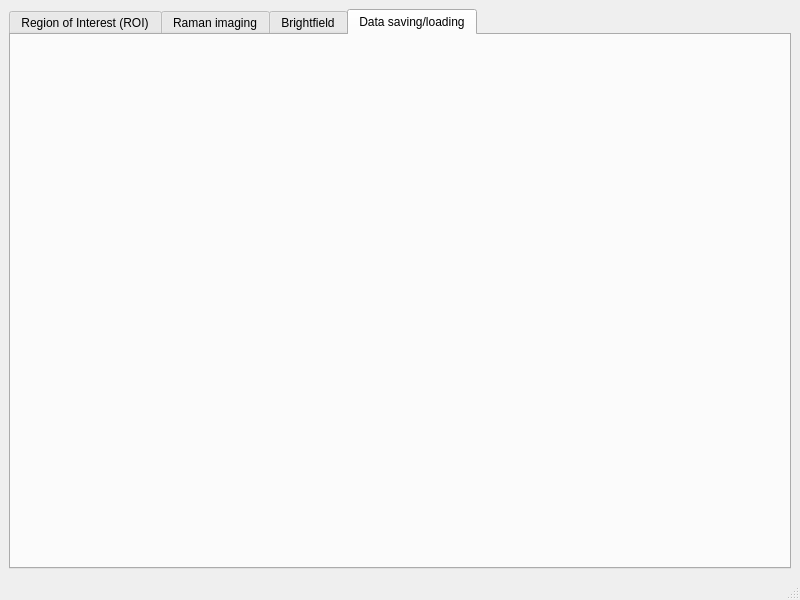
<?xml version="1.0" encoding="UTF-8"?>
<ui version="4.0">
 <class>main_controller</class>
 <widget class="QMainWindow" name="main_controller">
  <property name="geometry">
   <rect>
    <x>0</x>
    <y>0</y>
    <width>800</width>
    <height>600</height>
   </rect>
  </property>
  <property name="windowTitle">
   <string>MainWindow</string>
  </property>
  <widget class="QWidget" name="centralwidget">
   <layout class="QVBoxLayout" name="verticalLayout_2">
    <item>
     <layout class="QHBoxLayout" name="main_layout">
      <item>
       <layout class="QVBoxLayout" name="verticalLayout_3">
        <item>
         <layout class="QVBoxLayout" name="lytCalHub"/>
        </item>
        <item>
         <layout class="QVBoxLayout" name="lytMotionVideo"/>
        </item>
       </layout>
      </item>
      <item>
       <layout class="QVBoxLayout" name="lytRaman"/>
      </item>
      <item>
       <layout class="QVBoxLayout" name="verticalLayout">
        <item>
         <widget class="QTabWidget" name="tabWidget">
          <property name="currentIndex">
           <number>3</number>
          </property>
          <widget class="QWidget" name="tab">
           <attribute name="title">
            <string>Region of Interest (ROI)</string>
           </attribute>
           <layout class="QVBoxLayout" name="verticalLayout_8">
            <item>
             <layout class="QVBoxLayout" name="lytCoorGen"/>
            </item>
           </layout>
          </widget>
          <widget class="QWidget" name="tab_3">
           <attribute name="title">
            <string>Raman imaging</string>
           </attribute>
           <layout class="QVBoxLayout" name="verticalLayout_9">
            <item>
             <layout class="QVBoxLayout" name="lytRamanMapping"/>
            </item>
           </layout>
          </widget>
          <widget class="QWidget" name="tab_4">
           <attribute name="title">
            <string>Brightfield</string>
           </attribute>
           <layout class="QVBoxLayout" name="verticalLayout_10">
            <item>
             <layout class="QVBoxLayout" name="lytBrightfield"/>
            </item>
           </layout>
          </widget>
          <widget class="QWidget" name="tab_2">
           <attribute name="title">
            <string>Data saving/loading</string>
           </attribute>
           <layout class="QVBoxLayout" name="verticalLayout_11">
            <item>
             <layout class="QVBoxLayout" name="lytDataHubs"/>
            </item>
           </layout>
          </widget>
         </widget>
        </item>
       </layout>
      </item>
     </layout>
    </item>
   </layout>
  </widget>
  <widget class="QMenuBar" name="menubar">
   <property name="geometry">
    <rect>
     <x>0</x>
     <y>0</y>
     <width>800</width>
     <height>33</height>
    </rect>
   </property>
   <property name="defaultUp">
    <bool>false</bool>
   </property>
  </widget>
  <widget class="QStatusBar" name="statusbar"/>
 </widget>
 <resources/>
 <connections/>
</ui>
